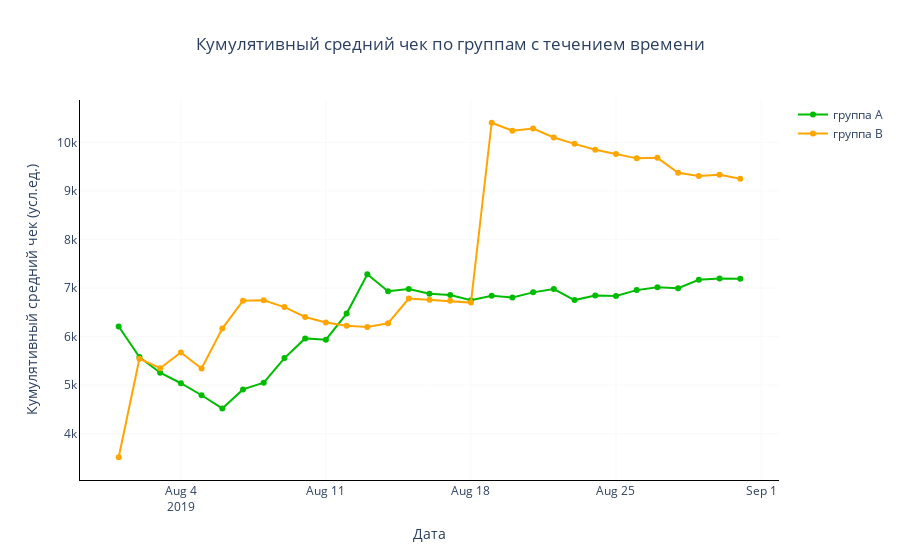

The notebook cell this image was saved under:
### Code cell
fig = go.Figure()


fig.add_scatter(
    x=cumulative_revenue_a['date_order'], 
    y=cumulative_revenue_a['mean_check'],
    mode='lines+markers',
    name='группа A',
    line_color = '#00bc00'
)

fig.add_scatter(
    x=cumulative_revenue_b['date_order'], 
    y=cumulative_revenue_b['mean_check'],
    mode='lines+markers',
    name='группа B',
    line_color = '#ffa500'
)

fig.update_xaxes(showline=True, linewidth=1, linecolor='black', gridcolor='#f9f9f9')
fig.update_yaxes(showline=True, linewidth=1, linecolor='black', gridcolor='#f9f9f9')

fig.update_layout(
    title='Кумулятивный средний чек по группам с течением времени',
    xaxis_title='Дата',
    yaxis_title='Кумулятивный средний чек (усл.ед.)',
    plot_bgcolor='#ffffff'
)

fig.update(layout=dict(title=dict(x=0.5)))

fig.show()

### Figure 1 — Plotly figure (JSON) as saved in the notebook; plotly's stock layout.template omitted (floating-point values rounded to 4 significant figures)
{"data": [{"line": {"color": "#00bc00"}, "mode": "lines+markers", "name": "группа A", "type": "scatter", "x": ["2019-08-01T00:00:00", "2019-08-02T00:00:00", "2019-08-03T00:00:00", "2019-08-04T00:00:00", "2019-08-05T00:00:00", "2019-08-06T00:00:00", "2019-08-07T00:00:00", "2019-08-08T00:00:00", "2019-08-09T00:00:00", "2019-08-10T00:00:00", "2019-08-11T00:00:00", "2019-08-12T00:00:00", "2019-08-13T00:00:00", "2019-08-14T00:00:00", "2019-08-15T00:00:00", "2019-08-16T00:00:00", "2019-08-17T00:00:00", "2019-08-18T00:00:00", "2019-08-19T00:00:00", "2019-08-20T00:00:00", "2019-08-21T00:00:00", "2019-08-22T00:00:00", "2019-08-23T00:00:00", "2019-08-24T00:00:00", "2019-08-25T00:00:00", "2019-08-26T00:00:00", "2019-08-27T00:00:00", "2019-08-28T00:00:00", "2019-08-29T00:00:00", "2019-08-30T00:00:00", "2019-08-31T00:00:00"], "y": [6208.0, 5580.0, 5255.0, 5039.0, 4792.0, 4520.0, 4912.0, 5050.0, 5558.0, 5963.0, 5936.0, 6474.0, 7282.0, 6934.0, 6982.0, 6882.0, 6857.0, 6751.0, 6839.0, 6808.0, 6911.0, 6980.0, 6752.0, 6844.0, 6837.0, 6957.0, 7018.0, 6998.0, 7169.0, 7199.0, 7189.0]}, {"line": {"color": "#ffa500"}, "mode": "lines+markers", "name": "группа B", "type": "scatter", "x": ["2019-08-01T00:00:00", "2019-08-02T00:00:00", "2019-08-03T00:00:00", "2019-08-04T00:00:00", "2019-08-05T00:00:00", "2019-08-06T00:00:00", "2019-08-07T00:00:00", "2019-08-08T00:00:00", "2019-08-09T00:00:00", "2019-08-10T00:00:00", "2019-08-11T00:00:00", "2019-08-12T00:00:00", "2019-08-13T00:00:00", "2019-08-14T00:00:00", "2019-08-15T00:00:00", "2019-08-16T00:00:00", "2019-08-17T00:00:00", "2019-08-18T00:00:00", "2019-08-19T00:00:00", "2019-08-20T00:00:00", "2019-08-21T00:00:00", "2019-08-22T00:00:00", "2019-08-23T00:00:00", "2019-08-24T00:00:00", "2019-08-25T00:00:00", "2019-08-26T00:00:00", "2019-08-27T00:00:00", "2019-08-28T00:00:00", "2019-08-29T00:00:00", "2019-08-30T00:00:00", "2019-08-31T00:00:00"], "y": [3515.0, 5545.0, 5349.0, 5673.0, 5344.0, 6165.0, 6738.0, 6750.0, 6608.0, 6405.0, 6291.0, 6224.0, 6196.0, 6275.0, 6783.0, 6758.0, 6736.0, 6700.0, 10400.0, 10240.0, 10290.0, 10100.0, 9970.0, 9849.0, 9760.0, 9671.0, 9681.0, 9375.0, 9307.0, 9333.0, 9250.0]}], "layout": {"plot_bgcolor": "#ffffff", "title": {"text": "Кумулятивный средний чек по группам с течением времени", "x": 0.5}, "xaxis": {"gridcolor": "#f9f9f9", "linecolor": "black", "linewidth": 1, "showline": true, "title": {"text": "Дата"}}, "yaxis": {"gridcolor": "#f9f9f9", "linecolor": "black", "linewidth": 1, "showline": true, "title": {"text": "Кумулятивный средний чек (усл.ед.)"}}}}
